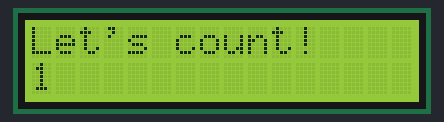
This sketch was run on a simulated Arduino Uno, built with avr-gcc and run on an emulated ATmega328P. Parts: 16×2 character LCD.

Above: at 0.1 s.
At 0.6 s:
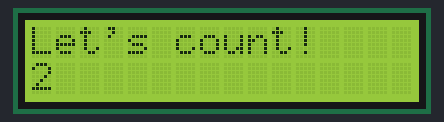
At 1.1 s:
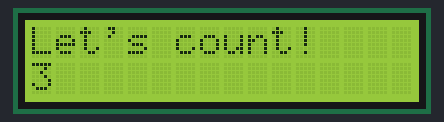
At 2.1 s:
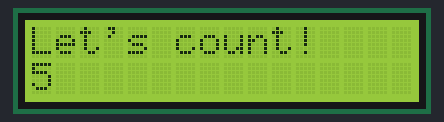
At 3.1 s:
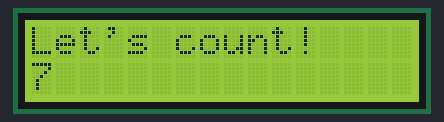
At 4.6 s:
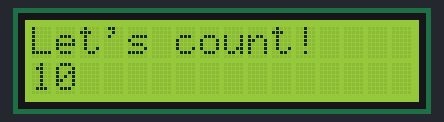

Measured:
- by itself, everything shown: repeats every 5.0 s, in 11 steps
- what the display in image 1 shows lasts 0.5 s, from 0.6 s to 1.1 s

The sketch:

24._LCD_with_I2C_Counting.ino
```cpp
#include <Wire.h>
#include <LiquidCrystal_I2C.h>
LiquidCrystal_I2C lcd(0x27,16,2);
int t=500;
int j;

void setup() {
  // put your setup code here, to run once:
lcd.begin();
lcd.backlight();
}

void loop() {
  // put your main code here, to run repeatedly:
lcd.setCursor(0,0);
lcd.print("Let's count!");
for(j=1;j<=10;j++)
{
  lcd.setCursor(0,1);
  lcd.print(j);
  delay(t);
}
  lcd.clear();
}
```
